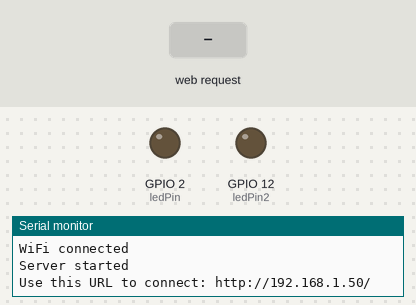
A sketch run on a simulated ESP8266 (NodeMCU). On the bench: output pins drawn as LEDs (lit = HIGH), the last lines printed to the serial monitor. The inputs (shaded band) are chosen by the test bench. WiFi joins after 1.5 s; servers stay silent unless stated.

Above: at 2.7 s.
2.8 s: HTTP request GET /LED=ON received
At 3.9 s:
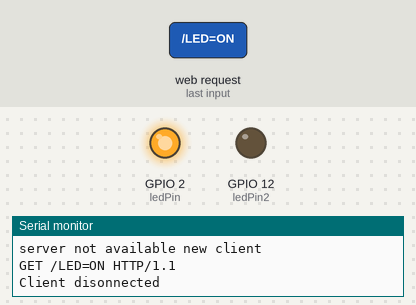
4.3 s: HTTP request GET /LED2=ON received
At 5.1 s:
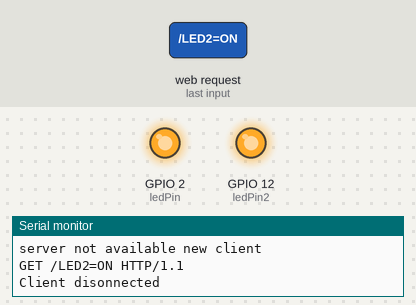
5.8 s: HTTP request GET /LED=OFF received
At 6.2 s:
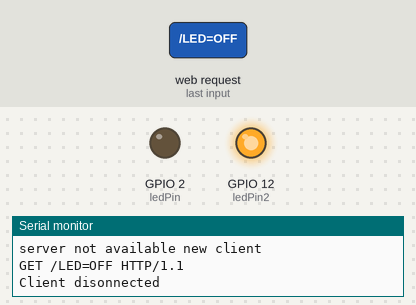
7.3 s: HTTP request GET /LED2=OFF received
At 8.5 s:
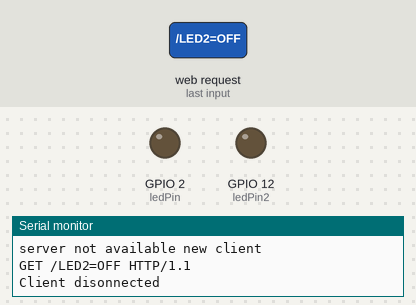
Timing chart, 0 to 9.8 s (numbered marks = the images above; inputs shaded):
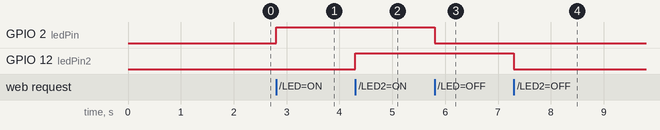

The sketch:

wifi_pierwsze_proby.ino
```cpp
#include  "ESP8266WiFi.h"

const char* ssid =""; //PW WiFi
const char* password = "";

int ledPin = 2; // D4
int ledPin2 = 12; // D6
WiFiServer server(80);


void setup() {
Serial.begin(115200);
Serial.println("dupa");
delay(10);

pinMode(ledPin, OUTPUT);
digitalWrite(ledPin, LOW);
pinMode(ledPin2, OUTPUT);
digitalWrite(ledPin2, LOW);

// Connect to WiFi network
Serial.println();
Serial.println();
Serial.print("Connecting to ");
Serial.println(ssid);

WiFi.begin(ssid, password);

while (WiFi.status() != WL_CONNECTED) {
  delay(500);
  Serial.println(" . ");
}

Serial.println("");
Serial.println("WiFi connected");

// Start the server

server.begin();
Serial.println("Server started");

// Print the IP address
Serial.print("Use this URL to connect: ");
Serial.print("http://");
Serial.print(WiFi.localIP());
Serial.println("/");
}

void loop() {
// Check if a client has connected
WiFiClient client = server.available();
if (!client) {
  return;
}
else
{
   Serial.print("server not available ");
}

// Wait until the client sends some data
Serial.println("new client");
int timewate = 0;
while(!client.available()){
  delay(1);
  timewate = timewate +1;
  if(timewate>1800)
  {
    Serial.println(">>> Client Timeout !");
    client.stop();
    return;
  }
}

// Read the first line of the request
String request = client.readStringUntil('\r');
Serial.println(request);
client.flush();

// Match the request
int value = LOW;
if (request.indexOf("/LED=ON") != -1)  {
  digitalWrite(ledPin, HIGH);
  value = HIGH;
}

if (request.indexOf("/LED=OFF") != -1)  {
  digitalWrite(ledPin, LOW);
  value = LOW;
}
if (request.indexOf("/LED2=ON") != -1)  {
  digitalWrite(ledPin2, HIGH);
  value = HIGH;
}
if (request.indexOf("/LED2=OFF") != -1)  {
  digitalWrite(ledPin2, LOW);
  value = LOW;
}

// Return the response
client.println("HTTP/1.1 200 OK");
client.println("Content-Type: text/html");
client.println(""); //  do not forget this one
client.println("");
client.println("");
client.print("Led pin is now: ");

client.println("");
client.println("");
client.println("");
client.println("");
client.println("");
client.println("");
delay(1);
Serial.println("Client disonnected");
Serial.println("");
}
```

Measured:
- after the input at 2.8 s, GPIO 2 (ledPin): LOW → HIGH at once
- after the input at 4.3 s, GPIO 12 (ledPin2): LOW → HIGH at once
- after the input at 5.8 s, GPIO 2 (ledPin): HIGH → LOW at once
- after the input at 7.3 s, GPIO 12 (ledPin2): HIGH → LOW at once
